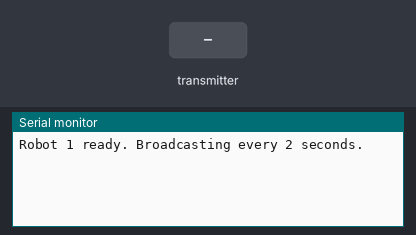
This sketch was run on a simulated ESP32. Parts: the last lines printed to the serial monitor. The inputs (shaded band) are chosen by the test bench.

Above: at 1.7 s.
1.8 s: the transmitter starts sending robot_id = 0
At 2.16 s:
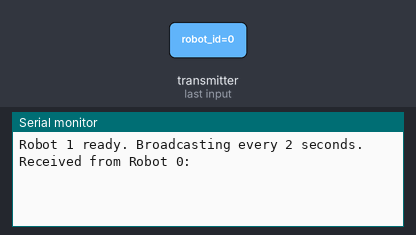
3.8 s: the transmitter starts sending message = 0
At 4.16 s:
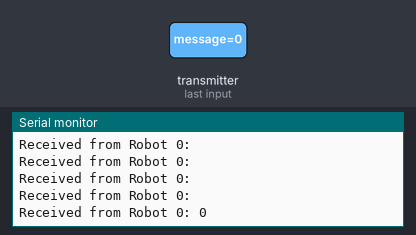
5.3 s: the transmitter starts sending message = 1
At 5.66 s:
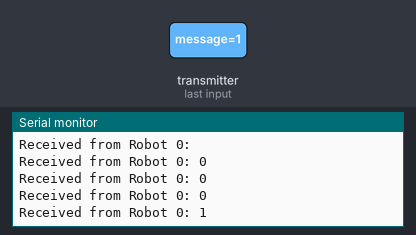

Measured:
- after the input at 1.8 s, the serial monitor: prints a new line after 0.05 s (image 1)
- after the input at 3.8 s, the serial monitor: prints a new line after 0.05 s (image 2)
- after the input at 5.3 s, the serial monitor: prints a new line after 0.05 s (image 3)

The sketch:

esp_now_broadcast_test.ino
```cpp
// ESP-NOW broadcast test — Phase 1, Step 4
// Flash this SAME file on all 3 boards, changing only ROBOT_ID each time.
// Goal: confirm each board can send AND receive broadcasts from the others
// before any route/conflict logic is added.

#include <WiFi.h>
#include <esp_now.h>

#define ROBOT_ID 1   // <-- CHANGE THIS to 1, 2, or 3 before each upload

typedef struct {
  int robot_id;
  char message[32];
} TestMessage;

TestMessage outgoing;
TestMessage incoming;

uint8_t broadcastAddress[] = {0xFF, 0xFF, 0xFF, 0xFF, 0xFF, 0xFF};

void onDataSent(const uint8_t *mac_addr, esp_now_send_status_t status) {
  // Uncomment to debug send failures:
  // Serial.println(status == ESP_NOW_SEND_SUCCESS ? "Send OK" : "Send FAIL");
}

// NOTE: newer ESP32 Arduino cores (IDF5 / core 3.x) use this signature.
// If you get a compile error here, your installed core is older —
// see the fallback signature commented below.
void onDataRecv(const esp_now_recv_info_t *recv_info, const uint8_t *incomingData, int len) {
  memcpy(&incoming, incomingData, sizeof(incoming));
  if (incoming.robot_id != ROBOT_ID) {
    Serial.print("Received from Robot ");
    Serial.print(incoming.robot_id);
    Serial.print(": ");
    Serial.println(incoming.message);
  }
}

// --- Fallback for older ESP32 cores (uncomment this version and comment out
// the one above if the compiler complains about esp_now_recv_info_t) ---
// void onDataRecv(const uint8_t *mac_addr, const uint8_t *incomingData, int len) {
//   memcpy(&incoming, incomingData, sizeof(incoming));
//   if (incoming.robot_id != ROBOT_ID) {
//     Serial.print("Received from Robot ");
//     Serial.print(incoming.robot_id);
//     Serial.print(": ");
//     Serial.println(incoming.message);
//   }
// }

void setup() {
  Serial.begin(115200);
  delay(500);

  WiFi.mode(WIFI_STA);

  if (esp_now_init() != ESP_OK) {
    Serial.println("ESP-NOW init failed");
    return;
  }

  esp_now_register_send_cb(onDataSent);
  esp_now_register_recv_cb(onDataRecv);

  esp_now_peer_info_t peerInfo = {};
  memcpy(peerInfo.peer_addr, broadcastAddress, 6);
  peerInfo.channel = 0;
  peerInfo.encrypt = false;

  if (esp_now_add_peer(&peerInfo) != ESP_OK) {
    Serial.println("Failed to add broadcast peer");
    return;
  }

  Serial.print("Robot ");
  Serial.print(ROBOT_ID);
  Serial.println(" ready. Broadcasting every 2 seconds.");
}

void loop() {
  outgoing.robot_id = ROBOT_ID;
  snprintf(outgoing.message, sizeof(outgoing.message), "hello from robot %d", ROBOT_ID);

  esp_err_t result = esp_now_send(broadcastAddress, (uint8_t *)&outgoing, sizeof(outgoing));

  if (result != ESP_OK) {
    Serial.println("Send failed");
  }

  delay(2000);
}
```
